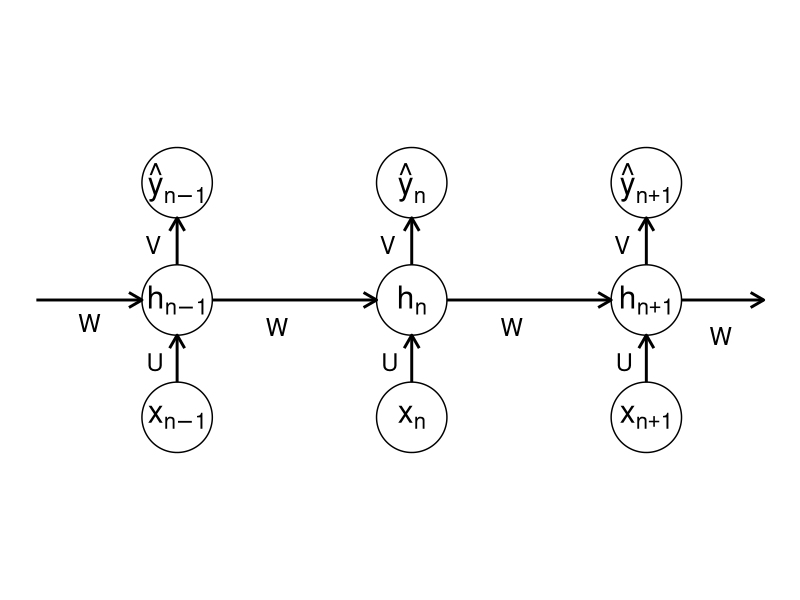

R code for this plot:
library(ggplot2)
library(ggforce)
library(dplyr)

r <- 0.3  # node radius

# Nodes
nodes <- data.frame(
  id = c("x1","h1","y1",
         "x2","h2","y2",
         "x3","h3","y3"),
  label = c("x[n-1]","h[n-1]","hat(y)[n-1]",
            "x[n]","h[n]","hat(y)[n]",
            "x[n+1]","h[n+1]","hat(y)[n+1]"),
  x = c(2,2,2,
        4,4,4,
        6,6,6),
  y = c(0,1,2,
        0,1,2,
        0,1,2)
)


# Edges
edges <- data.frame(
  from = c("x1","h1","h2","x2","x3","h1","h2","h3"),
  to   = c("h1","h2","h3","h2","h3","y1","y2","y3"),
  label = c("U","W","W",
            "U","U",
            "V","V","V")
)

# Only use the original edges (no yback arrow)
edges_all <- edges

# Function to shorten arrows
shorten <- function(x1, y1, x2, y2, r){
  dx <- x2 - x1
  dy <- y2 - y1
  d <- sqrt(dx^2 + dy^2)
  if (d == 0) return(c(x1, y1, x2, y2))
  x1s <- x1 + dx * r/d
  y1s <- y1 + dy * r/d
  x2s <- x2 - dx * r/d
  y2s <- y2 - dy * r/d
  c(x1s, y1s, x2s, y2s)
}

# Compute edge coordinates for all edges
edges_coords_all <- bind_rows(lapply(1:nrow(edges_all), function(i){
  row <- edges_all[i, ]
  from <- nodes[nodes$id == row$from, ]
  to   <- nodes[nodes$id == row$to, ]
  coords <- shorten(from$x, from$y, to$x, to$y, r)
  tibble(
    x = coords[1], y = coords[2],
    xend = coords[3], yend = coords[4],
    label = row$label
  )
}))

# Offset reverse edges higher but keep them connected to nodes
rev_idx <- edges_coords_all$label == "h[rev]"
edges_coords_all$y[rev_idx]    <- edges_coords_all$y[rev_idx]    + 0
edges_coords_all$yend[rev_idx] <- edges_coords_all$yend[rev_idx] + 0

# If you want to move the original h edges down as well:
orig_h_idx <- edges_coords_all$label == "h[t-1]" | edges_coords_all$label == "h[t]"
edges_coords_all$y[orig_h_idx]    <- edges_coords_all$y[orig_h_idx]    + 0.1
edges_coords_all$yend[orig_h_idx] <- edges_coords_all$yend[orig_h_idx] + 0.1

# Offset yback edge to the right but keep it connected to nodes
yback_idx <- edges_coords_all$label == "yback"
edges_coords_all$x[yback_idx]    <- edges_coords_all$x[yback_idx]    + 0.1
edges_coords_all$xend[yback_idx] <- edges_coords_all$xend[yback_idx] + 0.1

# Calculate offset for extra edge so it starts at the edge of the node
dx <- 1  # x direction (to the right)
dy <- 0  # y direction (horizontal)
d <- sqrt(dx^2 + dy^2)
x_start <- nodes$x[nodes$id == "h3"] + dx * r / d
y_start <- nodes$y[nodes$id == "h3"] + dy * r / d
x_end <- nodes$x[nodes$id == "h3"] + 1
y_end <- nodes$y[nodes$id == "h3"]

extra_edge <- data.frame(
  x = x_start,
  y = y_start,
  xend = x_end,
  yend = y_end,
  label = "W"
)

# Use the same length as the h[t+1] edge for double edges
edge_length <- x_end - nodes$x[nodes$id == "h3"] # This is 1

# Make double edges longer by increasing edge_length
long_edge_length <- edge_length * 1.5

x_left_long <- nodes$x[nodes$id == "h1"] - long_edge_length
y_left <- nodes$y[nodes$id == "h1"]

# Edge going into h1 (above, W[hh] label)
coords_in <- shorten(x_left_long, y_left + 0, nodes$x[nodes$id == "h1"], nodes$y[nodes$id == "h1"] + 0, r)
edge_in <- tibble(
  x = coords_in[1], y = coords_in[2],
  xend = coords_in[3], yend = coords_in[4],
  label = "W"
)

# Only keep the edge_in for plotting, not edge_out
double_edges_split <- bind_rows(edge_in)
double_edges_split$label_offset <- c(-0.18) # Place label under the edge

# Add a label_offset column for vertical adjustment
double_edges_split$label_offset <- c(-0.18) # Place label under the edge

# Separate W and h edges
edges_coords_W <- edges_coords_all[grepl("^W", edges_coords_all$label), ]
edges_coords_h <- edges_coords_all[grepl("^h", edges_coords_all$label), ]

edges_coords_U <- edges_coords_all[edges_coords_all$label == "U", ]
edges_coords_V <- edges_coords_all[edges_coords_all$label == "V", ]


# Plot
Plot_RNN <- ggplot() +
  geom_circle(data=nodes, aes(x0=x, y0=y, r=r), fill="white", color="black") +
  geom_text(data=nodes, aes(x=x, y=y, label=label), parse=TRUE, size=8) +
  geom_segment(data=edges_coords_all,
               aes(x=x, y=y, xend=xend, yend=yend),
               arrow=arrow(length=unit(0.15,"inches")), size=1) +
  geom_segment(data=extra_edge,
               aes(x=x, y=y, xend=xend, yend=yend),
               arrow=arrow(length=unit(0.15,"inches")), size=1) +
  geom_segment(data=double_edges_split,
               aes(x=x, y=y, xend=xend, yend=yend),
               arrow=arrow(length=unit(0.15,"inches")), size=1) +
  geom_text(data=extra_edge,
            aes(x=(x+xend)/2, y=(y+yend)/2 + 0.2, label=label),
            parse=TRUE, size=6, vjust=3.8, hjust=0.6) +
  geom_text(data=edges_coords_W[edges_coords_W$label != "W[hh]", ],
            aes(x=(x+xend)/2, y=(y+yend)/2, label=label),
            parse=TRUE, size=6, vjust=2, hjust=1.3) +
  geom_text(data=edges_coords_h,
            aes(x=(x+xend)/2, y=(y+yend)/2, label=label),
            parse=TRUE, size=6, vjust=-0.5, hjust=0.5) +
  geom_text(data=double_edges_split,
            aes(x=(x+xend)/2, y=(y+yend)/2 + label_offset, label=label),
            parse=TRUE, size=6, vjust=0.6, hjust=0.5) +
  geom_text(data=edges_coords_U,
          aes(x=(x+xend)/2, y=(y+yend)/2, label=label),
          parse=TRUE, size=6, vjust=0.7, hjust=1.8) +
  geom_text(data=edges_coords_V,
          aes(x=(x+xend)/2, y=(y+yend)/2, label=label),
          parse=TRUE, size=6, vjust=0.7, hjust=2) +
  coord_equal() +
  theme_void()

pdf("fig/img/RNN/RNN_Example.pdf", width=10, height=6)
Plot_RNN
dev.off()
